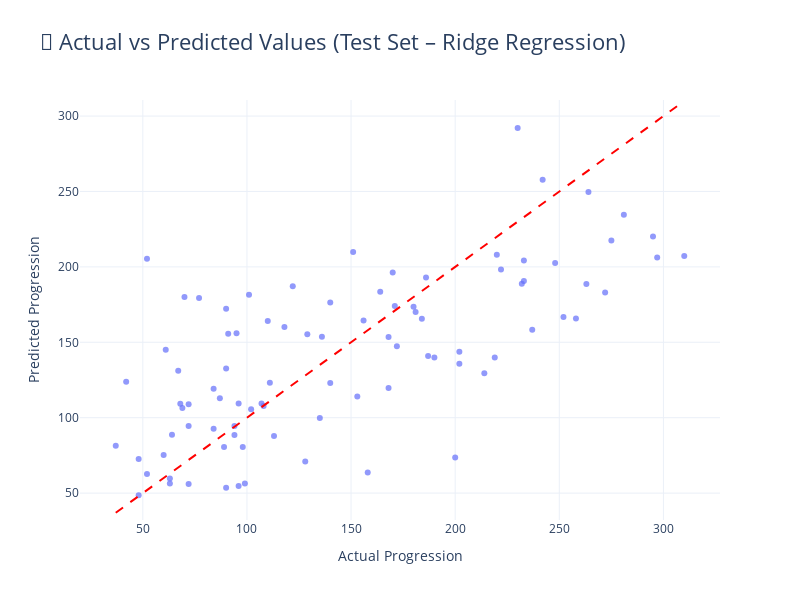

Notebook source saved alongside this figure:
### Markdown cell above
### 🎯 Actual vs Predicted (Test Set)

This scatter plot compares the **true target values** vs. the **model's predictions** on the 20% test set.

What this chart tells us:
- Each point represents a single patient in the test dataset.
- The dashed red diagonal line represents **perfect predictions**.
- Points close to the line = accurate predictions  
- Points far from the line = prediction error

In our model:
- The pattern is fairly linear, showing the model captured real signal.
- But the spread around the diagonal indicates some prediction error, which is expected because this is a noisy medical dataset.

This visualization helps us understand the model’s real-world performance beyond just the R² number.

### Code cell
# Build a DataFrame for actual vs predicted on the test set
test_results = pd.DataFrame({
    "Actual": y_test.reset_index(drop=True),
    "Predicted": pd.Series(y_pred_test).reset_index(drop=True)
})

fig = px.scatter(
    test_results,
    x="Actual",
    y="Predicted",
    title="🎯 Actual vs Predicted Values (Test Set – Ridge Regression)",
    labels={"Actual": "Actual Progression", "Predicted": "Predicted Progression"},
    opacity=0.7
)

# Make the chart bigger and cleaner
fig.update_layout(
    title_font_size=22,
    height=600,
    width=800,
    template="plotly_white"
)

# Add a perfect-prediction diagonal line
fig.add_shape(
    type="line",
    x0=test_results["Actual"].min(),
    y0=test_results["Actual"].min(),
    x1=test_results["Actual"].max(),
    y1=test_results["Actual"].max(),
    line=dict(color="red", dash="dash")
)

fig.show()

### Figure 1 — Plotly figure (JSON) as saved in the notebook; plotly's stock layout.template omitted (floating-point values rounded to 4 significant figures)
{"data": [{"hovertemplate": "Actual Progression=%{x}<br>Predicted Progression=%{y}<extra></extra>", "legendgroup": "", "marker": {"color": "#636efa", "opacity": 0.7, "symbol": "circle"}, "mode": "markers", "name": "", "orientation": "v", "showlegend": false, "type": "scatter", "x": [219.0, 70.0, 202.0, 230.0, 111.0, 84.0, 242.0, 272.0, 94.0, 96.0, 94.0, 252.0, 99.0, 297.0, 135.0, 67.0, 295.0, 264.0, 170.0, 275.0, 310.0, 64.0, 128.0, 232.0, 129.0, 118.0, 263.0, 77.0, 48.0, 107.0, 140.0, 113.0, 90.0, 164.0, 180.0, 233.0, 42.0, 84.0, 172.0, 63.0, 48.0, 108.0, 156.0, 168.0, 90.0, 52.0, 200.0, 87.0, 90.0, 258.0, 136.0, 158.0, 69.0, 72.0, 171.0, 95.0, 72.0, 151.0, 168.0, 60.0, 122.0, 52.0, 187.0, 102.0, 214.0, 248.0, 181.0, 110.0, 140.0, 202.0, 101.0, 222.0, 281.0, 61.0, 89.0, 91.0, 186.0, 220.0, 237.0, 233.0, 68.0, 190.0, 96.0, 72.0, 153.0, 98.0, 37.0, 63.0, 184.0], "xaxis": "x", "y": [139.9, 180.0, 135.7, 292.1, 123.2, 92.63, 257.9, 183.0, 88.57, 109.3, 94.44, 166.8, 56.34, 206.3, 99.84, 131.1, 220.1, 249.7, 196.2, 217.5, 207.3, 88.63, 71.0, 188.8, 155.3, 160.1, 188.7, 179.4, 48.58, 109.5, 176.3, 87.81, 132.6, 183.5, 173.6, 190.6, 123.9, 119.2, 147.3, 59.65, 72.54, 107.8, 164.5, 153.5, 172.2, 62.66, 73.59, 112.9, 53.53, 165.9, 153.7, 63.7, 106.4, 108.9, 174.1, 156.1, 94.49, 209.9, 119.7, 75.32, 187.1, 205.4, 140.9, 105.6, 129.4, 202.5, 170.0, 164.0, 123.1, 143.7, 181.5, 198.2, 234.5, 145.1, 80.65, 155.6, 192.9, 208.1, 158.4, 204.2, 109.3, 140.0, 54.64, 56.06, 114.1, 80.65, 81.38, 56.44, 165.6], "yaxis": "y"}], "layout": {"height": 600, "legend": {"tracegroupgap": 0}, "shapes": [{"line": {"color": "red", "dash": "dash"}, "type": "line", "x0": 37, "x1": 310, "y0": 37, "y1": 310}], "title": {"font": {"size": 22}, "text": "🎯 Actual vs Predicted Values (Test Set – Ridge Regression)"}, "width": 800, "xaxis": {"anchor": "y", "domain": [0, 1], "title": {"text": "Actual Progression"}}, "yaxis": {"anchor": "x", "domain": [0, 1], "title": {"text": "Predicted Progression"}}}}
